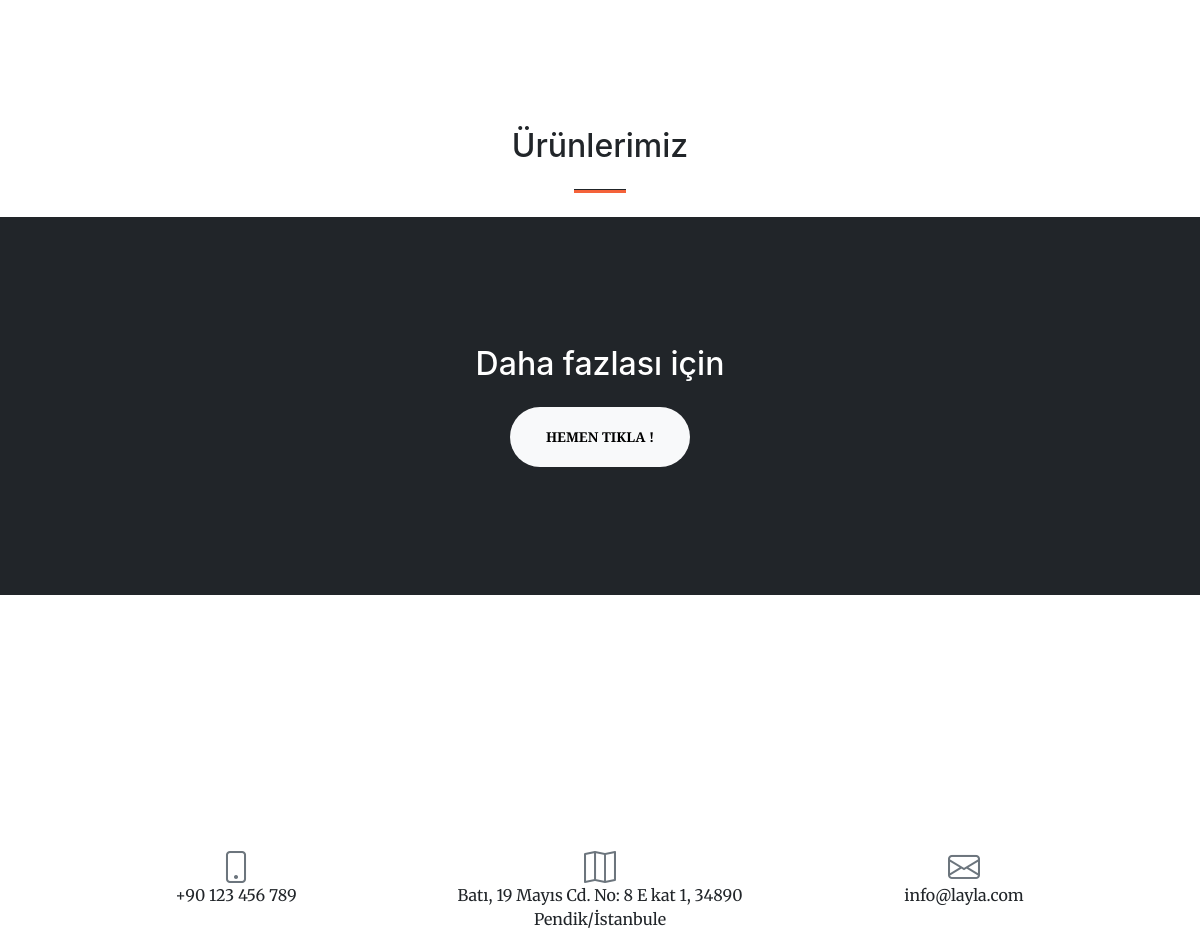
/ (middle part), run on an earlier commit of the app's database.
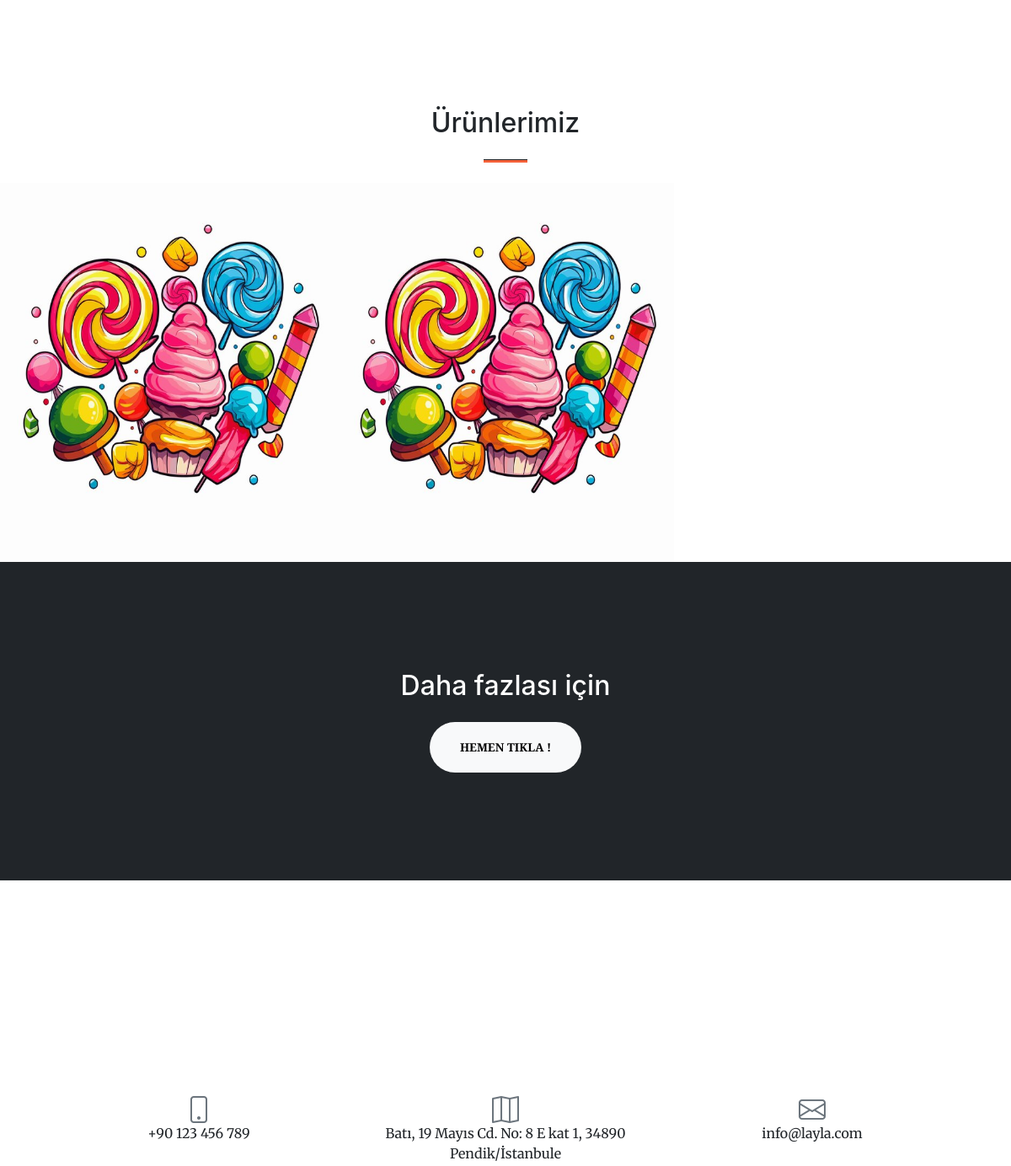
And on a later commit of the database.
### pages/models.py (models this page shows, shortened)
class Urun(models.Model):
    kategori = models.ForeignKey(Kategori, on_delete=models.CASCADE)
    aciklama = models.CharField(max_length=255)
    isim = models.CharField(max_length=25, verbose_name='İSİM')
    kod = models.CharField(max_length=4, blank=True, null=True)
    aciklama = models.CharField(max_length=124, blank=True)
    kod = models.CharField(max_length=124, blank=True)
    fiyat = models.DecimalField(max_digits=10, decimal_places=2)
    stok_durumu = models.IntegerField(default=0)
    count = models.IntegerField(default=0)
    resim = models.ImageField(upload_to="products/%Y/%m/%d/", default="products/default_product_image.jpg")
    aktif = models.BooleanField(default=True)
    class Meta:
        ordering = ['-aktif', 'isim']
        verbose_name = u'Urun'
        verbose_name_plural = u'Urunler(Urunlar)'

### pages/views.py (the view)
# urls.py: path('', views.index, name="index.html"),
def index(request):
    details = "index.html"
    urunler = Urun.objects.all().order_by('isim')[:6]
    context = {
        'urunler':urunler
    }
    return render(request, details, context)

### templates/index.html (shortened to what this page needs)
{% extends 'partials/_base.html' %}
{% load static %}
{% block content %}
<section class="page-section" id="services">
	<div id="portfolio">
		<div class="container-fluid p-0">
			<h2 class="text-center mt-0">Ürünlerimiz</h2>
			<hr class="divider" />
			<div class="row g-0">
				{% for urun in urunler %}
				<div class="col-lg-4 col-sm-6">
					<a class="portfolio-box" href="{{ urun.resim.url }}" title="{{urun.isim}}">
						<img class="img-fluid" src="{{ urun.resim.url }}" alt="..." style="width: 650px; height: 450px;"/>
					</a>
				</div>
				{% endfor %}
			</div>
		</div>
	</div>
	<section class="page-section bg-dark text-white">
		<div class="container px-4 px-lg-5 text-center">
			<h2 class="mb-4">Daha fazlası için</h2>
			<a class="btn btn-light btn-xl" href="{% url 'products' %}">HEMEN TIKLA !</a>
		</div>
	</section>
</section>
<section class="page-section" id="communication">
	<div class="container px-4 px-lg-5">
		<div class="row gx-4 gx-lg-5 justify-content-center">
			<div class="col-lg-4 text-center mb-5 mb-lg-0">
				<i class="bi-phone fs-2 mb-3 text-muted"></i>
				<div>+90 123 456 789</div>
			</div>
			<div class="col-lg-4 text-center mb-5 mb-lg-0">
				<i class="bi-map fs-2 mb-3 text-muted"></i>
				<div>Batı, 19 Mayıs Cd. No: 8 E kat 1, 34890 Pendik/İstanbule</div>
			</div>
			<div class="col-lg-4 text-center mb-5 mb-lg-0">
				<i class="bi-envelope fs-2 mb-3 text-muted"></i>
				<div>info@layla.com</div>
			</div>
		</div>
	</div>
</section>
{% endblock %}

What changed in the data, as far as the page shows it:
added Urun: resim (picture)
added Urun: resim (picture)
